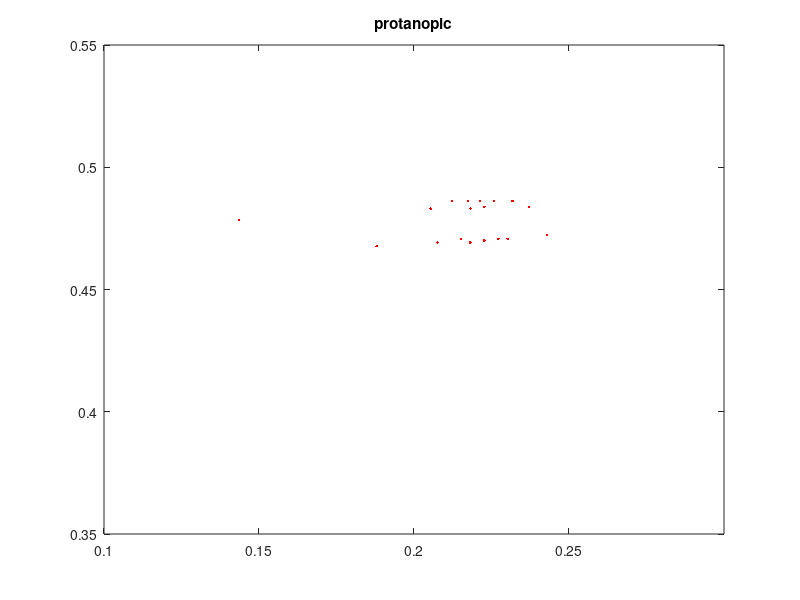
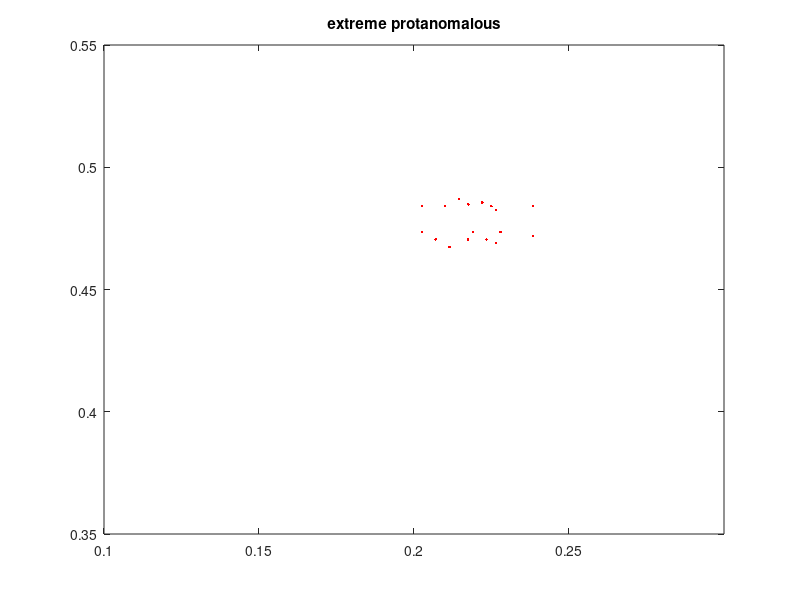
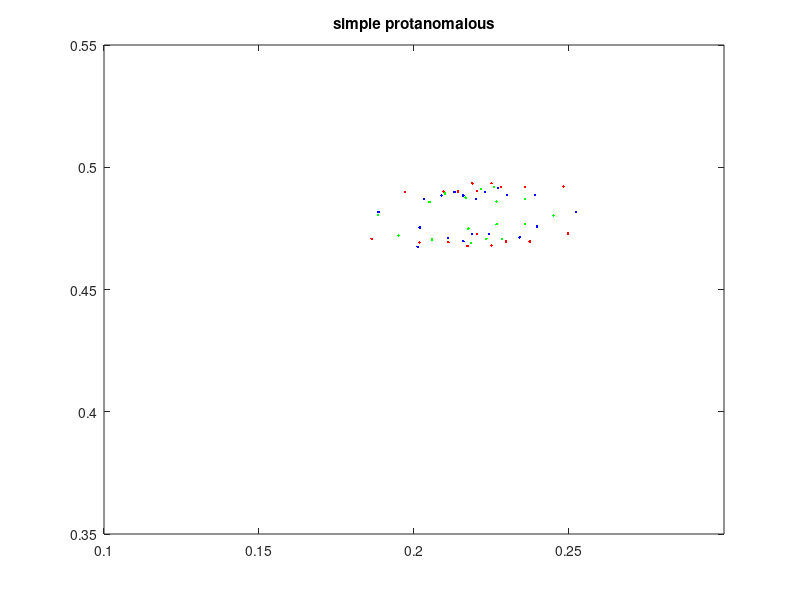
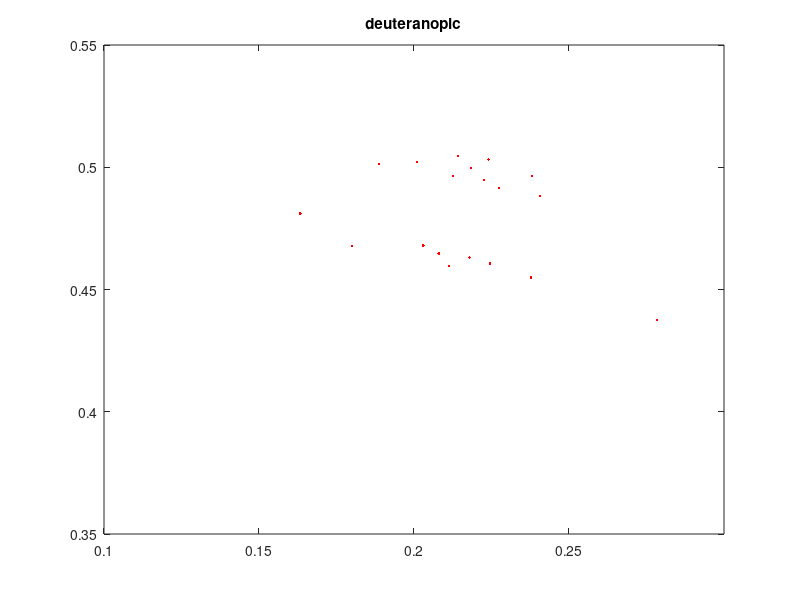

MATLAB code to generate these figures, in order:
% Plots of sample CCT data from Regan et al (1993). 

% Syntax:
%    regan_data
%
% Description:
%    This routine plots example Cambridge Colour Test results for various 
%    types of observers as recorded in Regan et al (1993). It produces 
%    six figures: protanopic, extreme protanomalous, simple protanomalous, 
%    deuteranopic, extreme deuteranomalous, and simple deuteranomalous. 
%    These plots can then be compared to data obtained from subjects. 

% History:
%    06/03/19  dce       Wrote routine

%Protanopic
xP = [0.20537688442211052, 0.21217626594511016, 0.14354464630846533, 0.18796289137997682, 0.20756861229223036, 0.24301120989563194, 0.3643989176652491, 0.23703904136064927, 0.23177425589485887, 0.22574410514109003, 0.23018940858136835, 0.21511403169694623, 0.21812137611132584, 0.2271743332044839, 0.22264785465790485, 0.21819095477386932, 0.22271743332044838, 0.2212214920757634, 0.21745264785465787];
yP = [0.483076923076923, 0.48615384615384605, 0.4784615384615384, 0.46769230769230763, 0.4692307692307691, 0.4723076923076922, 0.4784615384615383, 0.4838461538461537, 0.48615384615384605, 0.48615384615384605, 0.47076923076923066, 0.4707692307692307, 0.4692307692307691, 0.47076923076923066, 0.46999999999999986, 0.48307692307692296, 0.4838461538461537, 0.48615384615384605, 0.48615384615384605];
protanopic = figure(1);
plot(xP, yP, 'r.')
axis([0.1 0.3 0.35 0.55]);
title('protanopic');

%Extreme protanomalous 
xEP = [0.3130031659882405, 0.2383461480476406, 0.23840645258555704, 0.20253279059249207, 0.20699532639831147, 0.21145786220413088, 0.202585557063169, 0.22790592492085027, 0.22639077340569874, 0.21895070104025327, 0.22341323684607267, 0.21744308759234132, 0.21004824363033314, 0.22645861601085476, 0.22497361676466154, 0.22199608020503547, 0.2175146992311171, 0.2145409317051108];
yEP = [0.4780303030303032, 0.47196969696969704, 0.48409090909090924, 0.4734848484848486, 0.47045454545454557, 0.4674242424242425, 0.48409090909090924, 0.4734848484848486, 0.4689393939393941, 0.4734848484848486, 0.47045454545454557, 0.47045454545454557, 0.48409090909090924, 0.4825757575757577, 0.48409090909090924, 0.4856060606060607, 0.48484848484848503, 0.4871212121212123];
extreme_protanomalous = figure(2);
plot(xEP, yEP, 'r.')
axis([0.1 0.3 0.35 0.55]);
title('extreme protanomalous');

%Simple protanomalous 
xSP1 = [0.186340206185567, 0.20180412371134018, 0.21108247422680412, 0.21726804123711338, 0.220360824742268, 0.225, 0.22963917525773195, 0.23737113402061852, 0.2497422680412371, 0.30386597938144333, 0.24819587628865977, 0.2358247422680412, 0.19716494845360824, 0.20953608247422675, 0.21417525773195875, 0.21881443298969075, 0.220360824742268, 0.225, 0.22809278350515463];
ySP1 = [0.4707035534108357, 0.4692723184908971, 0.46937102434744465, 0.46784108357095855, 0.4726612195656943, 0.46792333845141476, 0.4695684360605396, 0.4696506909409959, 0.472973788111428, 0.483124040359728, 0.49210627330554946, 0.4919746654968195, 0.48996764641368723, 0.4900992542224172, 0.490148607150691, 0.49338944944066687, 0.4902144110550559, 0.4934552533450318, 0.49189241061636324];

xSP2 = [0.1885514018691589, 0.20116822429906542, 0.20186915887850462, 0.2032710280373832, 0.25233644859813087, 0.23901869158878505, 0.23971962616822431, 0.23411214953271023, 0.2109813084112149, 0.21588785046728967, 0.21869158878504671, 0.22429906542056074, 0.22990654205607478, 0.22710280373831773, 0.22289719626168222, 0.22009345794392518, 0.21588785046728967, 0.20887850467289718, 0.21308411214953268];
ySP2 = [0.48171728971962613, 0.46741552839683675, 0.4753549604601006, 0.4869069015097052, 0.48160945363048163, 0.488692936736161, 0.47571890726096333, 0.471338066139468, 0.4711156542056074, 0.4697205248023004, 0.472632099209202, 0.47268601725377424, 0.48860531991373113, 0.49146297627606034, 0.4899802300503235, 0.48706865564342194, 0.48847052480230047, 0.4884031272465852, 0.48988587347232204];

xSP3 = [0.18833333333333332, 0.19499999999999998, 0.20583333333333328, 0.205, 0.21, 0.2175, 0.2449999999999999, 0.2358333333333333, 0.2358333333333333, 0.22666666666666666, 0.22666666666666666, 0.2258333333333333, 0.22166666666666665, 0.21666666666666665, 0.2283333333333333, 0.2233333333333333, 0.2183333333333333];
ySP3 = [0.48048022598870066, 0.4720809792843692, 0.47050847457627126, 0.48575329566854997, 0.4891996233521658, 0.47487758945386077, 0.4802730696798494, 0.48694915254237303, 0.4767796610169493, 0.47667608286252366, 0.4859981167608287, 0.49192090395480237, 0.4910263653483994, 0.4875800376647835, 0.4707627118644069, 0.47070621468926566, 0.4689548022598871];

simple_protanomalous = figure(3)
plot(xSP1, ySP1, 'r.', xSP2, ySP2, 'b.', xSP3, ySP3, 'g.')
axis([0.1 0.3 0.35 0.55]);
title('simple protanomalous');


%Deuteranopic
xD = [0.22719497114591924, 0.23047197032151695, 0.2608615004122012, 0.23922093981863152, 0.23017827699917565, 0.22286685902720532, 0.22119744435284422, 0.22101195383347078, 0.21642106347897777, 0.1361191261335532, 0.17300082440230835, 0.19541426215993413, 0.20447238252267108, 0.2121702390766695, 0.21668384171475685, 0.21260305028854087, 0.208027617477329, 0.2034521846661171, 0.19436314921681785, 0.33889117889530096];
yD = [0.4986294311624074, 0.48641797197032166, 0.4821362324814511, 0.4658439818631493, 0.46345579142621607, 0.48787098103874704, 0.49550700741962084, 0.46718878812860687, 0.46943786067601, 0.5068837592745261, 0.48123969497114605, 0.4967745259686728, 0.4983975680131906, 0.4923536685902722, 0.4939303380049465, 0.4709295136026382, 0.4724134377576258, 0.47389736191261345, 0.4738046166529267, 0.44466714756801334];

xD = [0.1632958915817105, 0.1799249130089738, 0.20300042732433912, 0.2079818081924181, 0.21133325193822108, 0.2178896282278249, 0.2245101031683048, 0.23776020999938954, 0.27833465600390694, 0.33183871558512923, 0.18862401562786155, 0.20097674134668211, 0.21257859715524088, 0.2183108479335816, 0.2274677980587266, 0.22248641719064768, 0.24069043403943594, 0.23812648800439537, 0.21413527867651552, 0.22404309871192232];
yD = [0.48110615957511754, 0.4678652096941579, 0.46799340699590986, 0.46468774800073254, 0.45970636713265367, 0.463076124778707, 0.46061290519504305, 0.45485318356632676, 0.43757859715524083, 0.4437091752640253, 0.5012468713753738, 0.5021488309627007, 0.49637995238385935, 0.4997451315548501, 0.49146267016665646, 0.4947683291618338, 0.4882027959221048, 0.4965218851107991, 0.5047219339478664, 0.5031103107258409];

deuteranopic = figure(4)
plot(xD, yD, 'r.');
axis([0.1 0.3 0.35 0.55]);
title('deuteranopic');

%Extreme deuteranomalous 
xED1 = [0.29035279187817253, 0.13559390862944162, 0.1583527918781726, 0.1839593908629442, 0.19525507614213192, 0.20650507614213195, 0.21105076142131982, 0.21708121827411167, 0.22610406091370558, 0.23661167512690354, 0.25764213197969543, 0.24526142131979692, 0.2406852791878172, 0.2316700507614213, 0.2241548223350254, 0.21663959390862944, 0.1715177664974619, 0.19707868020304567, 0.20757868020304568, 0.338748730964467];
yED1 = [0.47893401015228426, 0.5048223350253807, 0.47893401015228426, 0.4682741116751269, 0.4637055837563452, 0.4637055837563452, 0.4591370558375634, 0.4560913705583756, 0.45380710659898477, 0.4530456852791878, 0.44999999999999996, 0.48807106598984773, 0.49568527918781724, 0.49720812182741114, 0.49873096446700504, 0.500253807106599, 0.5124365482233503, 0.5063451776649746, 0.5063451776649746, 0.43934010152284264];

xED2 = [0.15535659626568718, 0.18396082032445668, 0.203458830731558, 0.21242730333639429, 0.2139883685338231, 0.21703397612488526, 0.22300275482093665, 0.23203244566880935, 0.25610651974288334, 0.2800428527701255, 0.25733088460361186, 0.23178757269666364, 0.2257728803183349, 0.22127333945515767, 0.1964416896235078, 0.20769819406183046, 0.2136975818794001, 0.21896235078053258, 0.2004591368227732];
yED2 = [0.4810529537802266, 0.47063054790327524, 0.47082950719314365, 0.4739822467095195, 0.46787572696663615, 0.4633149678604225, 0.4664370982552801, 0.4634680134680136, 0.45606060606060617, 0.46242730333639437, 0.48362411998775645, 0.48795531068258347, 0.4894245485154577, 0.48937863483318034, 0.4975436179981635, 0.4968931741659015, 0.4969543924089379, 0.4954775022956842, 0.47079889807162545];

xED3 = [0.17123737621335422, 0.1961515834885773, 0.20937346798705758, 0.14941170703010098, 0.19787234042553192, 0.21399156780076473, 0.21699186194724973, 0.24187665457397783, 0.2375085792724777, 0.22277919403863122, 0.22575742719874498, 0.2741812922835572, 0.3003970977546818, 0.24752426708500835, 0.23430238258652808, 0.22844886753603294, 0.21674183743504266, 0.21377095793705264, 0.22258064516129028, 0.21965388763604277];
yED3 = [0.48053240513775847, 0.4717815472105107, 0.4704137660554955, 0.5043141484459259, 0.4972987547798802, 0.49145994705363255, 0.49748994999509744, 0.48573879792136465, 0.4901951171683497, 0.4877978233160112, 0.4915776056476123, 0.48081184429846047, 0.4548240023531717, 0.46179527404647497, 0.4631630552014902, 0.46610452005098524, 0.47198744974997536, 0.46895774095499543, 0.4675458378272378, 0.4690165702519854];

extreme_deuteranomalous = figure(5)
plot(xED1, yED1, 'r.', xED2, yED2, 'b.', xED3, yED3, 'g.')
axis([0.1 0.3 0.35 0.55]);
title('extreme deuteranomalous');

%Simple deuteranomalous 
xSD1 = [0.1354368932038834, 0.13106796116504849, 0.22718446601941744, 0.26067961165048537, 0.2810679611650485, 0.28980582524271836, 0.295631067961165, 0.3072815533980582, 0.324757281553398, 0.33640776699029107, 0.3975728155339805, 0.35970873786407753, 0.31893203883495136, 0.30145631067961165, 0.23300970873786409, 0.25485436893203883, 0.2665048543689319, 0.2781553398058252, 0.28689320388349504, 0.5257281553398058];
ySD1 = [0.4801507537688442, 0.5057788944723618, 0.5020100502512563, 0.49824120603015076, 0.4922110552763819, 0.49824120603015076, 0.4922110552763819, 0.4937185929648241, 0.4922110552763819, 0.4876884422110553, 0.4801507537688442, 0.45301507537688446, 0.4590452261306533, 0.4575376884422111, 0.47035175879396984, 0.4665829145728644, 0.4665829145728644, 0.4635678391959799, 0.4635678391959799, 0.43793969849246234];

xSD2 = [0.16029411764705878, 0.18088235294117647, 0.2029411764705882, 0.20955882352941177, 0.19852941176470587, 0.20514705882352938, 0.21029411764705883, 0.21470588235294116, 0.21617647058823528, 0.24264705882352935, 0.24852941176470586, 0.2345588235294118, 0.23749999999999996, 0.2191176470588235, 0.22352941176470584, 0.22941176470588234, 0.2205882352941176, 0.22352941176470584, 0.22794117647058817, 0.3397058823529412];
ySD2 = [0.5006911764705883, 0.4821470588235294, 0.49436764705882347, 0.49593382352941173, 0.47482352941176464, 0.4718897058823529, 0.4704411764705882, 0.467485294117647, 0.49224999999999997, 0.4647647058823529, 0.48282352941176465, 0.49168382352941176, 0.48721323529411764, 0.46902941176470586, 0.4690735294117647, 0.46763235294117644, 0.4960441176470588, 0.4915735294117647, 0.4916176470588235, 0.443235294117647];

xSD3 = [0.28174603174603174, 0.2523809523809524, 0.2111111111111111, 0.2031746031746032, 0.21031746031746032, 0.18968253968253965, 0.18730158730158727, 0.19999999999999998, 0.21904761904761902, 0.22063492063492066, 0.2253968253968254, 0.22857142857142856, 0.25396825396825395, 0.23492063492063495, 0.22698412698412698, 0.22857142857142856, 0.2246031746031746, 0.22063492063492066, 0.21428571428571427, 0.21825396825396823];
ySD3 = [0.4622759856630825, 0.4595408772828128, 0.46716163167776076, 0.4751408090117768, 0.4736047107014849, 0.48144734596347505, 0.4927120669056153, 0.49768731865506066, 0.474505034988906, 0.4688769414575866, 0.4689281447345964, 0.4705751834784093, 0.48213859020310634, 0.4859660351595836, 0.48507424475166416, 0.48993002218808673, 0.4931131592421915, 0.4946833930704899, 0.48977641235705754, 0.4914319849803721];

xSD4 = [0.2563475546305931, 0.2276361429066944, 0.18588276101283382, 0.19399063475546305, 0.203607353451266, 0.20683315990287895, 0.23069719042663892, 0.22917967395074576, 0.2132500867152272, 0.22122788761706555, 0.2180194242108914, 0.21149843912591046, 0.2114464099895941, 0.21784599375650363, 0.21781130766562604, 0.22265001734304543, 0.23066250433576133, 0.21319805757891083];
ySD4 = [0.47112382934443275, 0.46999653139091213, 0.49481442941380493, 0.4826742976066596, 0.4787027402011792, 0.47547693374956634, 0.48225806451612896, 0.4749046132500866, 0.472285813388831, 0.47237252861602486, 0.4739680887963926, 0.48694068678459923, 0.491831425598335, 0.4902705515088449, 0.4935310440513353, 0.48869233437391596, 0.48551855705861935, 0.47717655220256666];

xSD5 = [0.18921344199249157, 0.26049812288251983, 0.25203735921618897, 0.24067850929402063, 0.23067942496108412, 0.23072062997893966, 0.23055580990751762, 0.23191557549674935, 0.2276165186338247, 0.22334493178280374, 0.21763116930684, 0.21481549308671366, 0.2105439062356927, 0.20484387876568083, 0.20360772823001555, 0.19072429264719348, 0.21500778317003938, 0.21929310502701216, 0.22500686750297594, 0.22214998626499405];
ySD5 = [0.4781430271953118, 0.4630345206482923, 0.4746543356835454, 0.481975093855874, 0.48207123889753684, 0.48639776577236515, 0.4690916582730519, 0.46186704514238625, 0.460466074535299, 0.46194945517809727, 0.4620043952019046, 0.4663583920886366, 0.4678417727314349, 0.469338888380185, 0.4895430821353356, 0.4867823459390166, 0.4865488508378354, 0.48650764581997985, 0.4864527057961725, 0.48648017580807623];

simple_deuteranomalous = figure(6)
plot(xSD1, ySD1, 'r.', xSD2, ySD2, 'b.', xSD3, ySD3, 'g.', xSD4, ySD4, 'm.', ySD5, ySD5, 'y.');
axis([0.1 0.3 0.35 0.55]);
title('simple deuteranomalous');